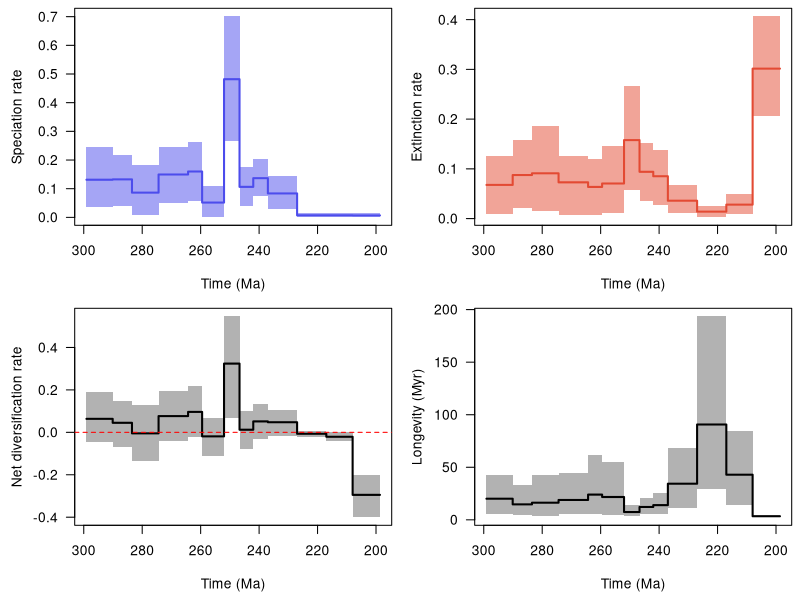

Here is the R script that generated this plot:
pdf(file='C:/Users/SimoesLabAdmin/Documents/pt_diversity_rates/updated_occurrence_analyses/model_7/isotopic_gl_stages/reptilia_all/combined_10_RTT.pdf', width = 9, height = 6, useDingbats = FALSE)

layout(matrix(1:4, ncol = 2, nrow = 2, byrow = TRUE))
par(las = 1, mar = c(4.5, 4.5, 0.5, 0.5))
time_vec=c(299.08040618896484, 290.10001,290.1,283.50001,283.5,274.40000999999995,274.4,264.30001,264.3,259.50001,259.5,252.00001,252.0,246.70001,246.7,242.00001,242.0,237.00001,237.0,227.00001,227.0,217.00001,217.0,208.00001,208.0,198.6475944519043)
sp_mean=c(0.13125401244562374, 0.13125401244562374,0.13251148491963635,0.13251148491963635,0.08621888476963396,0.08621888476963396,0.14953813964776735,0.14953813964776735,0.15995889038529945,0.15995889038529945,0.051642913001414596,0.051642913001414596,0.48185510415654925,0.48185510415654925,0.10640083997069993,0.10640083997069993,0.1366642729088368,0.1366642729088368,0.08350342872371595,0.08350342872371595,0.0071478351427118475,0.0071478351427118475,0.007243172318071546,0.007243172318071546,0.006836972045707837,0.006836972045707837)
sp_lwr=c(0.03491845059765332, 0.03491845059765332,0.03812678657499157,0.03812678657499157,0.008364490964324239,0.008364490964324239,0.04911569582645678,0.04911569582645678,0.058522149628142,0.058522149628142,0.0024881790990829546,0.0024881790990829546,0.2666950510352728,0.2666950510352728,0.04006533175167301,0.04006533175167301,0.07284382450363674,0.07284382450363674,0.029434578173696168,0.029434578173696168,0.0010544371182460099,0.0010544371182460099,0.0004362279657484366,0.0004362279657484366,0.00037022722334282643,0.00037022722334282643)
sp_upr=c(0.24389603408668137, 0.24389603408668137,0.21705486691371384,0.21705486691371384,0.18230796808024932,0.18230796808024932,0.2470526062573171,0.2470526062573171,0.26210198177604654,0.26210198177604654,0.10903922143007702,0.10903922143007702,0.7011286952646485,0.7011286952646485,0.17663368845052696,0.17663368845052696,0.20255224372889327,0.20255224372889327,0.14403735111638713,0.14403735111638713,0.015273948602146804,0.015273948602146804,0.015587439001562882,0.015587439001562882,0.015299447059549973,0.015299447059549973)
ex_mean=c(0.06768308797093962, 0.06768308797093962,0.08754089633713447,0.08754089633713447,0.09100789081541856,0.09100789081541856,0.07289782779132511,0.07289782779132511,0.06364432649390182,0.06364432649390182,0.07057134030571466,0.07057134030571466,0.15782374808472585,0.15782374808472585,0.09407992858250387,0.09407992858250387,0.08512144777028044,0.08512144777028044,0.03590811779377231,0.03590811779377231,0.013955757643725015,0.013955757643725015,0.028084278439228828,0.028084278439228828,0.3015321013704402,0.3015321013704402)
ex_lwr=c(0.00965757646201518, 0.00965757646201518,0.022151979493464785,0.022151979493464785,0.0144648442440245,0.0144648442440245,0.007294128358005293,0.007294128358005293,0.006746547896567893,0.006746547896567893,0.011151092142926115,0.011151092142926115,0.05815426150827411,0.05815426150827411,0.03567311600743716,0.03567311600743716,0.027549344827640564,0.027549344827640564,0.01053436386939517,0.01053436386939517,0.002654777850720435,0.002654777850720435,0.008832143850092903,0.008832143850092903,0.20628393491185665,0.20628393491185665)
ex_upr=c(0.12501731009551, 0.12501731009551,0.15823584274775904,0.15823584274775904,0.18633170735087948,0.18633170735087948,0.12512648224904904,0.12512648224904904,0.11965995527769425,0.11965995527769425,0.14609944157414256,0.14609944157414256,0.2667590821735868,0.2667590821735868,0.15131086898958074,0.15131086898958074,0.1381673693673454,0.1381673693673454,0.06827455202182857,0.06827455202182857,0.025917822358748836,0.025917822358748836,0.04910735987526838,0.04910735987526838,0.4066482657281923,0.4066482657281923)
div_mean=c(0.06357092447468403, 0.06357092447468403,0.04497058858250195,0.04497058858250195,-0.004789006045784686,-0.004789006045784686,0.0766403118564419,0.0766403118564419,0.09631456389139764,0.09631456389139764,-0.01892842730430008,-0.01892842730430008,0.3240313560718237,0.3240313560718237,0.01232091138819591,0.01232091138819591,0.05154282513855624,0.05154282513855624,0.04759531092994374,0.04759531092994374,-0.006807922501013146,-0.006807922501013146,-0.020841106121157246,-0.020841106121157246,-0.2946951293247323,-0.2946951293247323)
div_lwr=c(-0.046338214346182544, -0.046338214346182544,-0.07127589982942685,-0.07127589982942685,-0.13716144988218582,-0.13716144988218582,-0.03875804686852191,-0.03875804686852191,-0.02235858174116822,-0.02235858174116822,-0.10993329828419193,-0.10993329828419193,0.0659660615556047,0.0659660615556047,-0.07736021745044391,-0.07736021745044391,-0.029443439796281903,-0.029443439796281903,-0.01675654898957945,-0.01675654898957945,-0.020972802675938318,-0.020972802675938318,-0.04137677439735402,-0.04137677439735402,-0.4002793591838437,-0.4002793591838437)
div_upr=c(0.1923818714013557, 0.1923818714013557,0.14595300171065115,0.14595300171065115,0.1269491165542391,0.1269491165542391,0.19642600022516118,0.19642600022516118,0.2195359961219213,0.2195359961219213,0.0690423589262959,0.0690423589262959,0.5467716430322308,0.5467716430322308,0.10083407829833729,0.10083407829833729,0.13208895871233706,0.13208895871233706,0.10647909479049918,0.10647909479049918,0.0073171240262187185,0.0073171240262187185,0.0023513219449492325,0.0023513219449492325,-0.19913925213469594,-0.19913925213469594)
long_mean=c(20.097569724559783, 20.097569724559783,14.712944065093994,14.712944065093994,16.306036086320876,16.306036086320876,18.930144053936004,18.930144053936004,24.020353380680085,24.020353380680085,21.733969870090483,21.733969870090483,7.446385995149613,7.446385995149613,12.236257534503936,12.236257534503936,13.998411881446838,13.998411881446838,34.37571266746521,34.37571266746521,90.6965468044281,90.6965468044281,42.94476345443726,42.94476345443726,3.421744606733322,3.421744606733322)
long_lwr=c(5.622103691101074, 5.622103691101074,5.041531562805176,5.041531562805176,3.7005121707916255,3.7005121707916255,5.469607830047607,5.469607830047607,5.454814910888672,5.454814910888672,4.9191765785217285,4.9191765785217285,3.337069272994995,3.337069272994995,5.141497611999512,5.141497611999512,5.821010112762451,5.821010112762451,11.732304573059082,11.732304573059082,29.739801406860348,29.739801406860348,14.360307693481444,14.360307693481444,2.455305576324463,2.455305576324463)
long_upr=c(42.91571044921875, 42.91571044921875,33.19753646850586,33.19753646850586,42.291595458984375,42.291595458984375,44.408382415771484,44.408382415771484,61.241355895996094,61.241355895996094,55.44152069091797,55.44152069091797,14.102046012878418,14.102046012878418,20.476478576660156,20.476478576660156,25.93327140808105,25.93327140808105,68.41043853759766,68.41043853759766,193.6007537841797,193.6007537841797,84.4711685180664,84.4711685180664,4.8354339599609375,4.8354339599609375)
xlim = c(299.08040618896484, 198.6475944519043)
ylim = c(0.00037022722334282643, 0.7011286952646485)
not_NA = !is.na(sp_mean)
plot(time_vec[not_NA], sp_mean[not_NA], type = 'n', xlim = xlim, ylim = ylim, xlab = 'Time (Ma)', ylab = 'Speciation rate')
polygon(c(time_vec[not_NA], rev(time_vec[not_NA])), c(sp_lwr[not_NA], rev(sp_upr[not_NA])), col = adjustcolor('#4c4cec', alpha = 0.5), border = NA)
lines(time_vec[not_NA], sp_mean[not_NA], col = '#4c4cec', lwd = 2)
ylim = c(0.002654777850720435, 0.4066482657281923)
not_NA = !is.na(ex_mean)
plot(time_vec[not_NA], ex_mean[not_NA], type = 'n', xlim = xlim, ylim = ylim, xlab = 'Time (Ma)', ylab = 'Extinction rate')
polygon(c(time_vec[not_NA], rev(time_vec[not_NA])), c(ex_lwr[not_NA], rev(ex_upr[not_NA])), col = adjustcolor('#e34a33', alpha = 0.5), border = NA)
lines(time_vec[not_NA], ex_mean[not_NA], col = '#e34a33', lwd = 2)
ylim = c(-0.4002793591838437, 0.5467716430322308)
not_NA = !is.na(div_mean)
plot(time_vec[not_NA], div_mean[not_NA], type = 'n', xlim = xlim, ylim = ylim, xlab = 'Time (Ma)', ylab = 'Net diversification rate')
polygon(c(time_vec[not_NA], rev(time_vec[not_NA])), c(div_lwr[not_NA], rev(div_upr[not_NA])), col = adjustcolor('black', alpha = 0.3), border = NA)
lines(time_vec[not_NA], div_mean[not_NA], col = 'black', lwd = 2)
abline(h = 0, col = 'red', lty = 2)
ylim = c(2.455305576324463, 193.6007537841797)
not_NA = !is.na(long_mean)
plot(time_vec[not_NA], long_mean[not_NA], type = 'n', xlim = xlim, ylim = ylim, xlab = 'Time (Ma)', ylab = 'Longevity (Myr)')
polygon(c(time_vec[not_NA], rev(time_vec[not_NA])), c(long_lwr[not_NA], rev(long_upr[not_NA])), col = adjustcolor('black', alpha = 0.3), border = NA)
lines(time_vec[not_NA], long_mean[not_NA], col = 'black', lwd = 2)
dev.off()
